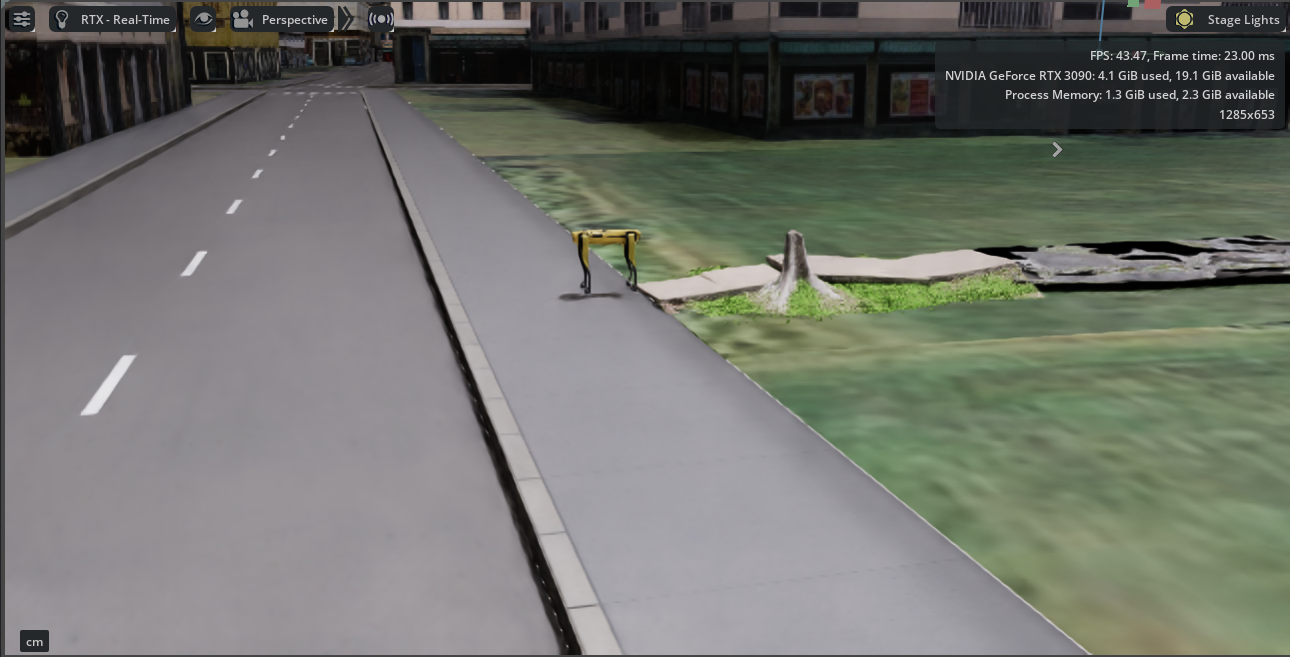
#> input picture images/birds_eye.png, 1290 x 657 px, given as the content of the folder D:/sidewalk_crack_synth/render/rgb, which was not available
$ python contact_sheet.py
#> lines starting #> are read from the running program, lines starting #| are printed output that depends on the picture
"""
Contact sheet of rendered frames: RGB with crack-mask outlines, for eyeballing
that masks trace the visible cracks.

    python scripts/crack_data/contact_sheet.py --render D:/sidewalk_crack_synth/render --n 12
"""

import argparse
import os
import random

import cv2
import numpy as np


def overlay(rgb, mask):
    """Crack outlines red; IGNORE (65535, too thin to resolve) yellow."""
    out = rgb.copy()
    k = np.ones((3, 3), np.uint8)
    for sel, col in (((mask > 0) & (mask < 65535), (0, 0, 255)),
                     (mask == 65535, (0, 230, 255))):
        edge = cv2.morphologyEx(sel.astype(np.uint8), cv2.MORPH_GRADIENT, k) > 0
        out[edge] = col
    return out


def main():
    ap = argparse.ArgumentParser()
    ap.add_argument("--render", default="D:/sidewalk_crack_synth/render")
    ap.add_argument("--n", type=int, default=12)
    ap.add_argument("--cols", type=int, default=3)
    ap.add_argument("--seed", type=int, default=0)
    ap.add_argument("--out", default=None)
    ap.add_argument("--raw", action="store_true", help="RGB only, no outlines")
    a = ap.parse_args()
    files = sorted(os.listdir(os.path.join(a.render, "rgb")))
    random.Random(a.seed).shuffle(files)
    tiles = []
    for f in files[: a.n]:
        rgb = cv2.imread(os.path.join(a.render, "rgb", f))
#> rgb is the input picture: shape (657, 1290, 3); mean B, G, R 108.8, 115.3, 112.9
        mask = cv2.imread(os.path.join(a.render, "mask", f), cv2.IMREAD_UNCHANGED)
        img = rgb if a.raw else overlay(rgb, mask)
#> the loop in overlay, `for sel, col in (((mask > 0) & (mask < 65535), (0, 0, 255)), (mask == ..` made 1 pass
#> col on pass 1: (0, 0, 255)
#> pass 1, in overlay, `edge = cv2.morphologyEx(sel.astype(np.uint8), cv2.MORPH_GRADIENT, k) > 0`:
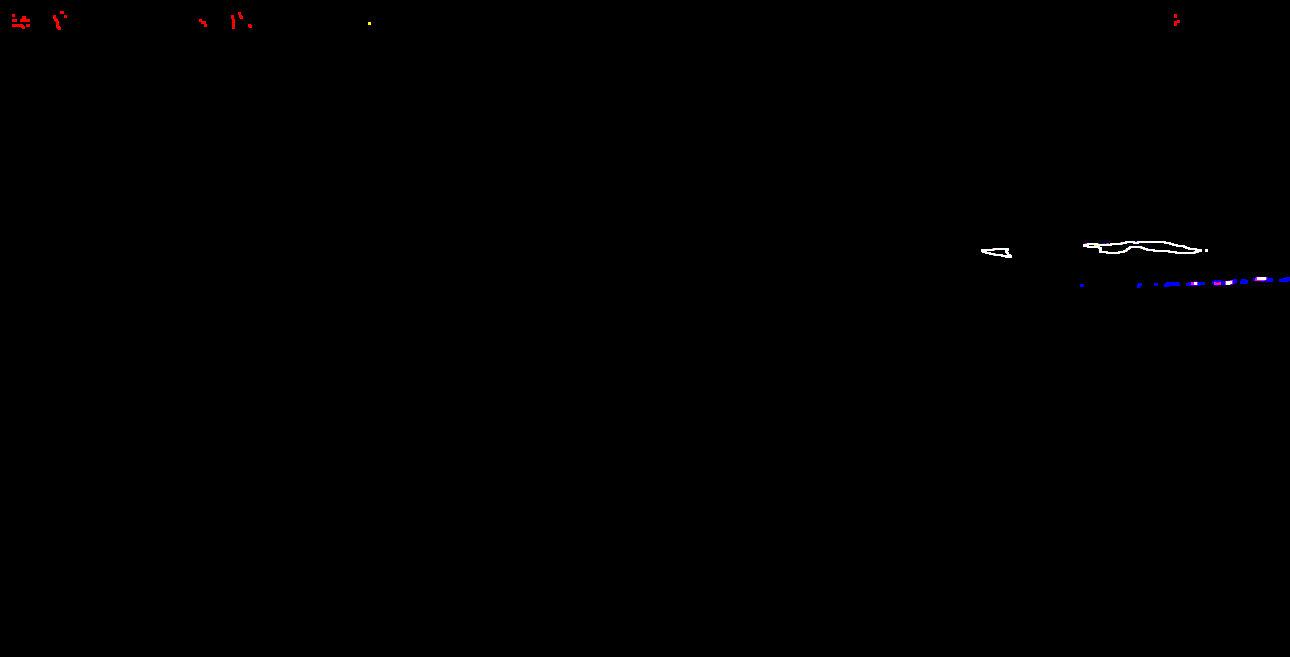
#> edge: shape (657, 1290, 4) bool; mean of channels 0, 1, 2, 3 0.00138, 0.00091, 0.00139, 0; drawn as B, G, R
        img = cv2.resize(img, (640, 360), interpolation=cv2.INTER_AREA)
        cv2.putText(img, f[:-4], (8, 22), cv2.FONT_HERSHEY_SIMPLEX, 0.6,
                    (255, 255, 255), 2)
        tiles.append(img)
    while len(tiles) % a.cols:
        tiles.append(np.zeros_like(tiles[0]))
    rows = [np.hstack(tiles[i:i + a.cols]) for i in range(0, len(tiles), a.cols)]
    out = a.out or os.path.join(a.render, "contact_sheet.jpg")
    cv2.imwrite(out, np.vstack(rows), [cv2.IMWRITE_JPEG_QUALITY, 90])
    print(out)


if __name__ == "__main__":
#> (the run stopped early here; a loop or call above may not have finished)

$ run again, on images/spot_persepective.png
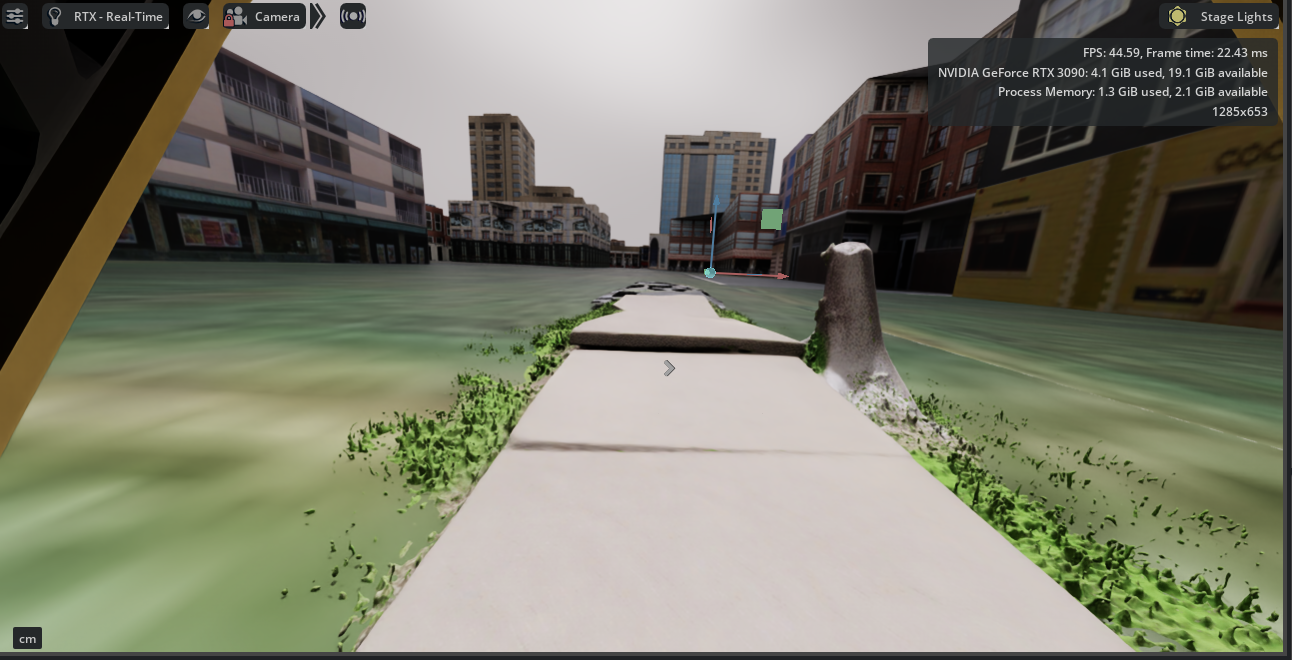
#> input picture images/spot_persepective.png, 1292 x 660 px, given as the content of the folder D:/sidewalk_crack_synth/render/rgb, which was not available
#> in main, rgb is the input picture: shape (660, 1292, 3); mean B, G, R 105.4, 121.5, 121
#> the loop in overlay, `for sel, col in (((mask > 0) & (mask < 65535), (0, 0, 255)), (mask == ..` made 1 pass
#> col on pass 1: (0, 0, 255)
#> pass 1, in overlay, `edge = cv2.morphologyEx(sel.astype(np.uint8), cv2.MORPH_GRADIENT, k) > 0`:
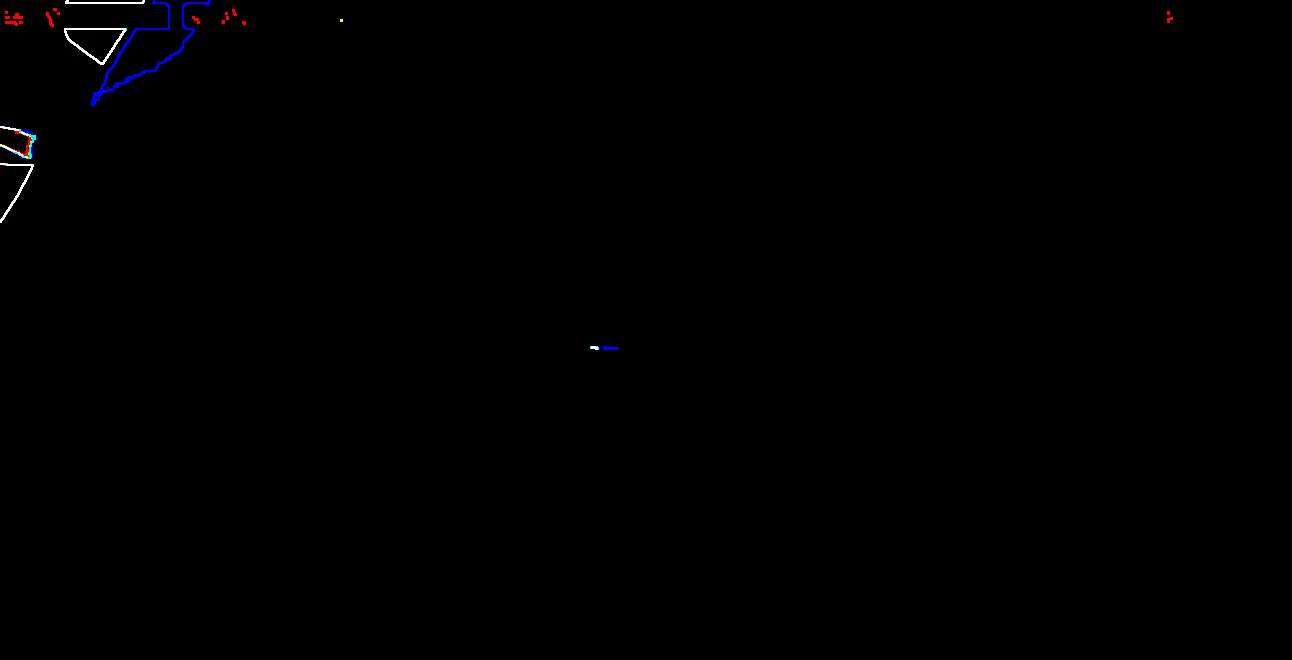
#> edge: shape (660, 1292, 4) bool; mean of channels 0, 1, 2, 3 0.00246, 0.00127, 0.00162, 0; drawn as B, G, R
